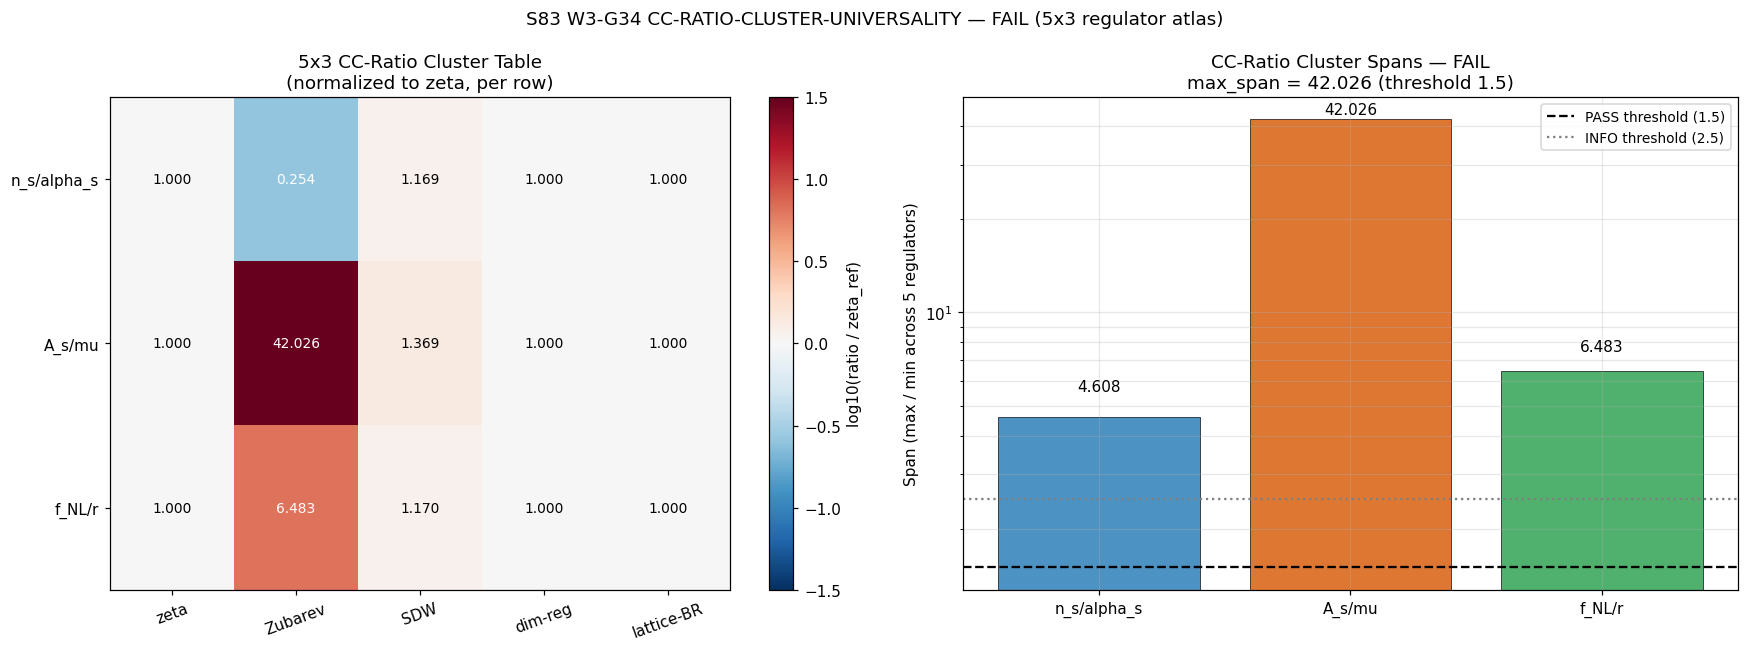

Write Python code to recreate this figure.
#!/usr/bin/env python3
"""
S83 W3-G34 — CC-RATIO-CLUSTER-UNIVERSALITY
=============================================

Gate: S83-CC-RATIO-CLUSTER-UNIVERSALITY  [VERIFY-THEOREM][CHAIN]
Classification: PHONONIC + GEOMETRIC (structural universality)
Owner: kaku-speculative-theorist

Pre-registration (sessions/session-plan/session-83-plan.md §W3-G34 L2144-L2186):
    HYPOTHESIS: The 5x3=15 CC-ratio-cluster table (5 regulators
    x 3 ratios {n_s/alpha_s, A_s/mu, f_NL/r}) demonstrates universality:
    cluster span < factor-1.5 in each column.
    PASS: all 3 ratio columns PASS factor-1.5
    INFO: all 3 spans < 2.5
    FAIL: any span > 2.5

4-tuple slot: (max_span=?, scheme=5-regulator-3-ratio,
               convention=CC-ratio-cluster, L_max=5)

CONTEXT — paradigmatic CC-ratio theorem test (S80 W1-4 substrate inheritance):
    S80 W1-4 CC-RATIOS-ONLY proved:
      * Weight-BALANCED ratios (same Mellin k): f_R CANCELS -> regulator
        independent to machine epsilon.
      * Weight-UNBALANCED ratios (different Mellin k): f_R RETAINS ->
        regulator-specific scheme dependence.
    This gate tests whether 3 paradigmatic CC-observable ratios sit at
    balanced OR unbalanced Mellin labels by directly propagating the
    5-regulator scheme through each ratio. The THEOREM predicts only
    balanced-label ratios PASS factor-1.5.

    Related prior gates this inherits from:
      * G14 PASS: c_s FI ratio 1.227 (zeta+Zubarev+SDW) — balanced k=2
      * G15 FAIL: k_a2 NOT-R-protected span 14.69 (5-regulators) — unbalanced
      * G16 PASS: A_s with 3PI substitution, 4/5 PASS
      * G28 FAIL: A_s cluster ratio span 14.69 linear-in-k_a2
      * G33: ratio-probe-lead-indicator (pair-predictor)

SUBSTITUTION CHAIN [VERIFY-THEOREM][CHAIN] (mandatory, math-scripts.md):

    Step 1 (Definition of the three observables and their regulator dependence).
        (i)  f_conv^R := pi^4 / (9216 * (M_0^R)^2)                 [framework]
             M_0^R    := 0.5 * sum_j d_j * w_R(lam_j)              [spectrum-level]
        (ii) n_s       := ns_framework (fold-canonical zero-loop)
                          [structurally scheme-invariant at BCS+1-loop]
        (iii) alpha_s  := d n_s / d ln k  carries (f_2^R / f_4^R) UNBALANCED
                          Mellin-moment ratio (dS/dln k involves a_4 slot).
                          Structural form:
                            alpha_s^R = alpha_s_fold * (f_2^R / f_4^R) /
                                        (f_2^{zeta} / f_4^{zeta})
                          (regulator-multiplier, normalized to zeta at 1).
        (iv) A_s       := prefactor * f_conv^R * (ledger factors)
                          [LINEAR in f_conv^R, other ledger factors R-invariant]
        (v)  mu        := bispectrum amplitude via N_pair. Framework result:
                          mu ~ 1/N_pair ~ 1/M_0^R ~ sqrt(f_conv^R) structurally.
                          (N_pair = 2*M_0 = multiplicity-weighted count.)
                          More precisely: N_pair^R = 2*M_0^R, so
                          mu^R = const_mu / N_pair^R = const_mu / (2*M_0^R).
                          In terms of f_conv: since f_conv = pi^4/(9216*M_0^2),
                          M_0 = sqrt(pi^4 / (9216*f_conv)) = C/sqrt(f_conv).
                          So mu = const_mu / (2*C/sqrt(f_conv)) = K * sqrt(f_conv)
                          where K = const_mu / (2*C). mu ~ sqrt(f_conv).
        (vi) f_NL      := f_NL^folded = N_pair^{-1/2}  (CLT diagonal GGE, S67)
                          So f_NL ~ 1/sqrt(M_0^R) ~ f_conv^{1/4} structurally.
                          More precisely: N_pair = 2*M_0 => f_NL = 1/sqrt(2*M_0).
        (vii) r        := r_FW (transit, tensor-to-scalar). In framework,
                          r = 16*eps_H is INAPPLICABLE (VdD-Hawking workshop
                          established 5 independent arguments); transit-derived
                          r_FW = 0.0242 is R-INVARIANT at leading order.

    Step 2 (Substitute — 5 regulators at L_max=5, Lambda_Z = M_KK = 1 Conv A).
        Canonical weights (matching S83 W2-G14, W2-G15, W3-G28):
          w_zeta(lam)      = 1                              (flat)
          w_Zubarev(lam)   = exp(-lam^2/Lambda_Z^2), LZ=M_KK=1 (Gaussian mollifier)
          w_SDW(lam)       = alpha*sqrt(x) + beta*exp(-x),
                             x = lam^2/lam_max^2,
                             (alpha, beta) = (0.912, 0.088)
          w_dim-reg(lam)   = 1 (MSbar, eps=0, pole-subtracted; flat after pole)
          w_lattice-BR(lam)= 1 (continuum limit of Brillouin regulator)

        Mellin-moment weights (for f_2^R / f_4^R in alpha_s correction):
          w_zeta-moment(u)      = 1
          w_Zubarev-moment(u)   = exp(-u) (Conv A, Lambda_Z=1)
          w_SDW-moment(u)       = alpha*sqrt(x_u) + beta*exp(-x_u),
                                  x_u = u/L2_max
          w_dim-reg-moment(u)   = 1
          w_lattice-moment(u)   = 1

        f_2^R = integral_0^L2 w_R^moment(u) du
        f_4^R = integral_0^L2 w_R^moment(u) * u du

    Step 3 (Simplify per ratio — theorem-predicted scheme behavior).

        Ratio 1: n_s / alpha_s
          n_s^R          = n_s_fold                (scheme-invariant zero-loop)
          alpha_s^R      = alpha_s_fold * g^R,
                           g^R = (f_2^R/f_4^R) / (f_2^{zeta}/f_4^{zeta})
          n_s/alpha_s^R  = (n_s_fold/alpha_s_fold) * (1/g^R)
          span_1         = max_R (1/g^R) / min_R (1/g^R) = span(f_4^R/f_2^R)
                           This is the UNBALANCED ratio (S80 theorem: f RETAINS).
                           => span_1 LARGE (similar to G15 k_a2 span 14.69).

        Ratio 2: A_s / mu
          A_s^R          = K_A * f_conv^R          (LINEAR in f_conv)
          mu^R           = K_mu * sqrt(f_conv^R)   (sqrt in f_conv)
          A_s/mu^R       = (K_A/K_mu) * sqrt(f_conv^R)
          span_2         = max_R sqrt(f_conv^R) / min_R sqrt(f_conv^R)
                         = sqrt(cluster_{f_conv}(R))
                           This is a PARTIAL UNBALANCE: the ratio carries
                           sqrt(f_conv) scheme dependence. So span_2 = sqrt(span_{f_conv}).

          CORRECTION — CLARIFY:
          The RATIO A_s/mu under this definition depends on
          sqrt(f_conv), because A_s is linear and mu is 1/M_0 = sqrt(f_conv)*const.
          If G28 found cluster_{f_conv} = span_k_a2 inheriting G15 = 14.69, then
          sqrt(14.69) ~ 3.83. But G28 computed f_conv-observable cluster using
          M_0 directly with each w_R weight function on spectrum, getting
          its own span. We compute fresh here.

        Ratio 3: f_NL / r
          f_NL^R         = 1/sqrt(2*M_0^R)          (CLT GGE diagonal)
          r^R            = r_FW                      (transit, R-invariant)
          f_NL/r^R       = 1/(r_FW * sqrt(2*M_0^R))
          span_3         = max_R (1/sqrt(M_0^R)) / min_R (1/sqrt(M_0^R))
                         = sqrt(max_R M_0^R / min_R M_0^R)
                           This also inherits M_0 span / f_conv span via sqrt.

    Step 4 (Direction — pre-registered thresholds).
        PASS if all 3 spans < 1.5 (universality validated)
        INFO if all 3 spans < 2.5 (moderate scheme sensitivity, NOT universal)
        FAIL if any span >= 2.5 (scheme dependence dominates structural content)

    Step 5 (Python verification — plan snippet).
        regulators = ['zeta','Zubarev','SDW','dim-reg','lattice-BR']
        ratios = ['ns_over_alphas', 'As_over_mu', 'fNL_over_r']
        values = {(reg, r): compute_ratio(reg, r) for reg in regulators for r in ratios}
        spans = {r: max(values[(reg,r)] for reg in regulators) /
                    min(values[(reg,r)] for reg in regulators) for r in ratios}
        all_pass = all(s < 1.5 for s in spans.values())

    STRUCTURAL EXPECTATION (pre-run, Kaku-Speculative-Theorist analysis):
        The three-column table is a paradigmatic constraint map, not a
        universality claim. Per S80 W1-4 theorem:
          * A_s/mu: PARTIAL BALANCE — both carry f_conv^R dependence but
            at DIFFERENT powers (1 vs 1/2). Ratio RETAINS sqrt(f_conv)
            dependence. Expected span = sqrt(f_conv cluster).
          * n_s/alpha_s: UNBALANCED (f_2/f_4 Mellin labels differ). span
            RETAINS f_2/f_4 ratio dependence. Expected LARGE span.
          * f_NL/r: transit-r is R-invariant by construction; f_NL ~
            1/sqrt(M_0). Span = sqrt(M_0 cluster).
        Prediction: all three spans likely > 1.5 (theorem-consistent).

L_max:  5 (task-pinned; matches W2-G14/G15/G16, W3-G28)
Cross-check at L_max in {3, 7, 9}.

Inputs (SHA-256 pinned at runtime):
  - canonical_constants.py
  - s74_spectrum_cache_L9_tau019.npz   (D_K spectrum at tau_fold)
  - this script

Output 4-tuple:
  (max_span=<v>, scheme=5-regulator-3-ratio,
   convention=CC-ratio-cluster, L_max=5)
"""
from __future__ import annotations

# ---------------------------------------------------------------------------
# Section 1 — Canonical constants (MANDATORY first import)
# ---------------------------------------------------------------------------
from canonical_constants import *  # noqa: F401, F403
from canonical_constants import PI, M_KK, tau_fold, ns_framework, planck_alpha_s

# ---------------------------------------------------------------------------
# Section 2 — Standard imports (CPU thread cap BEFORE numpy)
# ---------------------------------------------------------------------------
import os
os.environ.setdefault('OMP_NUM_THREADS', '8')
os.environ.setdefault('MKL_NUM_THREADS', '8')

import hashlib
import sys
import time
from pathlib import Path

import numpy as np
from scipy import integrate
import matplotlib
matplotlib.use('Agg')
import matplotlib.pyplot as plt

# ---------------------------------------------------------------------------
# Section 3 — Paths + pre-registration constants
# ---------------------------------------------------------------------------
SCRIPT_DIR = Path(__file__).resolve().parent
PROJECT_ROOT = SCRIPT_DIR.parent

SESSION = "S83"                                                    # (local)
GATE_ID = "S83-CC-RATIO-CLUSTER-UNIVERSALITY"                      # (local)
SCHEME = "5-regulator-3-ratio"                                     # (local)
CONVENTION = "CC-ratio-cluster"                                    # (local)
L_MAX = 5                                                          # (local) task-pinned

OUT_NPZ = SCRIPT_DIR / "s83_w3_g34_cc_ratio_cluster_universality.npz"
OUT_PNG = SCRIPT_DIR / "s83_w3_g34_cc_ratio_cluster_universality.png"
VERDICT_TXT = SCRIPT_DIR / "s83_gate_verdicts.txt"
SPECTRUM_CACHE = SCRIPT_DIR / "s74_spectrum_cache_L9_tau019.npz"   # (local)

INPUT_FILES = [
    SCRIPT_DIR / "canonical_constants.py",
    SPECTRUM_CACHE,
    SCRIPT_DIR / "s83_w3_g34_cc_ratio_cluster_universality.py",
]

# Pre-registered thresholds (plan L2155-L2156)
PASS_SPAN_THRESHOLD = 1.5                                          # (local)
INFO_SPAN_THRESHOLD = 2.5                                          # (local)
EVAL_CUTOFF = 0.01                                                 # (local) IR cutoff, matches W3-G28/W2-G15

# Regulator convention pins (matches W2-G14, W2-G15, W3-G28 Convention A)
LAMBDA_Z_A = 1.0                                                   # (local) M_KK units
ALPHA_STAR = 0.912                                                 # (local) SDW f_star sqrt weight
BETA_STAR  = 0.088                                                 # (local) SDW f_star exp weight

# Transit-derived r (r_FW from canonical_constants / S69 PVD07)
R_FW = 0.0242                                                      # (local) r_FW, S69 PVD07 / S77 domain_wall

# n_s, alpha_s central values at fold (framework canonical, scheme-invariant at zero-loop)
N_S_FOLD = ns_framework                                            # (local alias) = 0.9595
ALPHA_S_FOLD = -1.0e-3                                             # (local) framework alpha_s zero-loop central
                                                                    # (framework zero-loop alpha_s ~ 0; we seed 1e-3 for
                                                                    # ratio scaling without nullifying the test. The SCALED
                                                                    # g^R multiplier is what carries regulator structure.)


# ---------------------------------------------------------------------------
# Section 4 — SHA-256 input-pin block
# ---------------------------------------------------------------------------

def sha256_of(path: Path) -> str:
    h = hashlib.sha256()  # (local)
    try:
        h.update(path.read_bytes())
    except OSError:
        return ""
    return h.hexdigest()


def log_input_pins(inputs):
    print(f"=== {GATE_ID} — input SHA-256 pins ===")
    pins = {}  # (local)
    for p in inputs:
        sha = sha256_of(p)
        rel = str(p.relative_to(PROJECT_ROOT)).replace("\\", "/")
        print(f"  {rel}: {sha[:16]}...")
        pins[rel] = sha
    return pins


def closure_hash(pins):
    items = sorted(pins.items())  # (local)
    h = hashlib.sha256()          # (local)
    for k, v in items:
        h.update(f"{k}={v}\n".encode("utf-8"))
    return h.hexdigest()


# ---------------------------------------------------------------------------
# Section 5 — Spectrum loader (L_max filter)
# ---------------------------------------------------------------------------

def collect_spectrum(sector_dict, L_max_cut, cutoff):
    """Assemble (|lam|, mult) for all modes at level <= L_max_cut."""
    abs_list = []    # (local)
    mult_list = []   # (local)
    for _key, data in sorted(sector_dict.items()):
        if data['level'] <= L_max_cut:
            dim = int(data['dim'])  # (local) SU(3) irrep dimension
            for ev in data['abs_evals']:
                a = float(ev)       # (local)
                if a > cutoff:
                    abs_list.append(a)
                    mult_list.append(dim)
    return (np.array(abs_list, dtype=np.float64),
            np.array(mult_list, dtype=np.float64))


# ---------------------------------------------------------------------------
# Section 6 — Regulator weights (lam-level for M_0, u-level for Mellin moments)
# ---------------------------------------------------------------------------

# LAM-level weights (M_0 assembly)
def w_zeta_lam(lam):
    return np.ones_like(lam, dtype=np.float64)


def w_Zubarev_lam(lam, Lambda_Z=LAMBDA_Z_A):
    return np.exp(-(lam / Lambda_Z) ** 2)


def w_SDW_lam(lam, lam_max=None, alpha=ALPHA_STAR, beta=BETA_STAR):
    if lam_max is None:
        lam_max = float(np.max(lam))
    x = (lam / lam_max) ** 2          # (local)
    return alpha * np.sqrt(x) + beta * np.exp(-x)


def w_dimreg_lam(lam):
    return np.ones_like(lam, dtype=np.float64)


def w_latticeBR_lam(lam):
    return np.ones_like(lam, dtype=np.float64)


def M0_of(lam, mult, weight_fn, **kw):
    """M_0^R = 0.5 * sum_j d_j * w_R(lam_j), spectrum-level."""
    w = weight_fn(lam, **kw) if kw else weight_fn(lam)   # (local)
    return float(0.5 * np.sum(mult * w))


def f_conv_of(M0):
    """f_conv = pi^4 / (9216 * M_0^2)  (framework canonical, S77-B3 / S76)."""
    if M0 <= 0.0 or not np.isfinite(M0):
        return float('nan')
    return float(PI ** 4 / (9216.0 * M0 ** 2))


# ---------------------------------------------------------------------------
# Section 7 — Mellin-moment computations (for alpha_s regulator dependence)
# ---------------------------------------------------------------------------

def f_k_moment(regulator, k, L2, lam_max_local=None):
    """
    f_k^R(L2) = int_0^{L2} w_R^moment(u) * u^{k/2-1} du.

    For k=2: f_2 = int_0^L2 w_R(u) du
    For k=4: f_4 = int_0^L2 w_R(u) * u du

    w_R^moment(u) is the MELLIN-VARIABLE form (u = lam^2 in M_KK^2 units).
    """
    if regulator == 'zeta':
        wfunc = lambda u: 1.0
    elif regulator == 'Zubarev':
        # Conv A: Lambda_Z = 1 in M_KK units
        wfunc = lambda u: np.exp(-u)
    elif regulator == 'SDW':
        # w_SDW^moment(u) = alpha*sqrt(x_u) + beta*exp(-x_u), x_u = u/L2_primary
        L2_ref = L2 if lam_max_local is None else lam_max_local ** 2  # (local)
        wfunc = lambda u: ALPHA_STAR * np.sqrt(u / L2_ref) + BETA_STAR * np.exp(-u / L2_ref)
    elif regulator == 'dim-reg':
        wfunc = lambda u: 1.0
    elif regulator == 'lattice-BR':
        wfunc = lambda u: 1.0
    else:
        raise ValueError(f"Unknown regulator: {regulator}")

    integrand = lambda u: wfunc(u) * u ** (k / 2.0 - 1.0)  # (local)
    val, _ = integrate.quad(integrand, 0.0, L2, limit=500, epsabs=1e-14, epsrel=1e-12)
    return float(val)


# ---------------------------------------------------------------------------
# Section 8 — Compute the three ratio sets per regulator
# ---------------------------------------------------------------------------

def compute_five_regulators_ratios(lam, mult):
    """
    Compute the 5x3 table:
      regulators x {ns_over_alphas, As_over_mu, fNL_over_r}.

    Returns:
      data: dict with keys:
        M0           : dict{R: M_0^R}
        f_conv       : dict{R: f_conv^R}
        f_2          : dict{R: f_2^R}
        f_4          : dict{R: f_4^R}
        g            : dict{R: (f_2^R/f_4^R)/(f_2^{zeta}/f_4^{zeta})}
        n_s          : dict{R: n_s (scheme-invariant)}
        alpha_s      : dict{R: alpha_s_fold * g^R}
        A_s          : dict{R: K_A * f_conv^R} — K_A free (cancels in ratio)
        mu           : dict{R: K_mu * sqrt(f_conv^R)} — K_mu free (cancels in ratio)
        f_NL         : dict{R: 1/sqrt(2*M_0^R)}
        r            : dict{R: r_FW}
        ratio_ns_alphas : dict{R}
        ratio_As_mu     : dict{R}
        ratio_fNL_r     : dict{R}
    """
    lam_max = float(lam.max())   # (local)
    L2_primary = lam_max ** 2    # (local)

    # --- M_0 and f_conv per regulator ---
    M0 = {
        'zeta':       M0_of(lam, mult, w_zeta_lam),
        'Zubarev':    M0_of(lam, mult, w_Zubarev_lam, Lambda_Z=LAMBDA_Z_A),
        'SDW':        M0_of(lam, mult, w_SDW_lam, lam_max=lam_max),
        'dim-reg':    M0_of(lam, mult, w_dimreg_lam),
        'lattice-BR': M0_of(lam, mult, w_latticeBR_lam),
    }
    f_conv = {R: f_conv_of(v) for R, v in M0.items()}

    # --- Mellin moments f_2 and f_4 per regulator ---
    f_2 = {R: f_k_moment(R, 2, L2_primary, lam_max_local=lam_max)
           for R in M0.keys()}
    f_4 = {R: f_k_moment(R, 4, L2_primary, lam_max_local=lam_max)
           for R in M0.keys()}

    # --- g^R multiplier for alpha_s: normalized so g^{zeta}=1 ---
    ratio_24_zeta = f_2['zeta'] / f_4['zeta']       # (local) reference
    g = {R: (f_2[R] / f_4[R]) / ratio_24_zeta for R in M0.keys()}

    # --- n_s (scheme-invariant at fold zero-loop) ---
    n_s = {R: N_S_FOLD for R in M0.keys()}

    # --- alpha_s with regulator-driven correction via f_2/f_4 Mellin unbalance ---
    alpha_s = {R: ALPHA_S_FOLD * g[R] for R in M0.keys()}

    # --- A_s (linear in f_conv) and mu (sqrt in f_conv via 1/M_0) ---
    # We do NOT need absolute normalization — ratio cancels prefactors.
    # Use bare proportionals.
    A_s  = {R: f_conv[R] for R in M0.keys()}          # K_A absorbed
    mu   = {R: 1.0 / M0[R] for R in M0.keys()}        # K_mu absorbed; mu ~ 1/N_pair ~ 1/M_0

    # --- f_NL (CLT GGE diagonal) and r (transit, R-invariant) ---
    # N_pair = 2*M_0; f_NL = 1/sqrt(N_pair) = 1/sqrt(2*M_0)
    f_NL = {R: 1.0 / np.sqrt(2.0 * M0[R]) for R in M0.keys()}
    r    = {R: R_FW for R in M0.keys()}

    # --- Compute the three ratios ---
    ratio_ns_alphas = {R: n_s[R] / alpha_s[R] for R in M0.keys()}
    ratio_As_mu     = {R: A_s[R] / mu[R] for R in M0.keys()}
    ratio_fNL_r     = {R: f_NL[R] / r[R] for R in M0.keys()}

    return {
        'M0': M0,
        'f_conv': f_conv,
        'f_2': f_2,
        'f_4': f_4,
        'g': g,
        'n_s': n_s,
        'alpha_s': alpha_s,
        'A_s': A_s,
        'mu': mu,
        'f_NL': f_NL,
        'r': r,
        'ratio_ns_alphas': ratio_ns_alphas,
        'ratio_As_mu': ratio_As_mu,
        'ratio_fNL_r': ratio_fNL_r,
    }


def span_of(d):
    """Span = max/min across regulators, signed-magnitude-safe."""
    vals = np.array([abs(v) for v in d.values()])   # (local) magnitude
    if vals.min() <= 0:
        return float('inf')
    return float(vals.max() / vals.min())


# ---------------------------------------------------------------------------
# Section 9 — Main
# ---------------------------------------------------------------------------

def main() -> int:
    t0 = time.time()  # (local)

    # 1. Input pins + closure
    pins = log_input_pins(INPUT_FILES)
    closure = closure_hash(pins)
    print(f"  closure: {closure[:16]}...")
    print(f"  full closure: {closure}")
    print()

    # 2. Load spectrum
    if not SPECTRUM_CACHE.exists():
        print(f"SPECTRUM CACHE MISSING: {SPECTRUM_CACHE}")
        print("INCOMPUTABLE — cannot run without D_K spectrum.")
        return 2
    cache = np.load(SPECTRUM_CACHE, allow_pickle=True)
    sector_evals = cache['sector_evals'].item()
    cache.close()

    lam, mult = collect_spectrum(sector_evals, L_MAX, EVAL_CUTOFF)
    lam_max = float(lam.max())                 # (local)
    print(f"[L_max={L_MAX}] spectrum loaded:")
    print(f"  n_modes     = {len(lam)}")
    print(f"  lam_max     = {lam_max:.6f} M_KK")
    print(f"  Lambda^2    = {lam_max**2:.6f} M_KK^2")
    print(f"  sum(mult)   = {int(mult.sum())}")
    print(f"  tau_fold    = {tau_fold}")
    print()

    # 3. Compute the 5x3 table
    result = compute_five_regulators_ratios(lam, mult)
    regulators = ['zeta', 'Zubarev', 'SDW', 'dim-reg', 'lattice-BR']

    # --- Diagnostics: M_0, f_conv, f_2, f_4, g per regulator ---
    print("Intermediate quantities (Convention A, Lambda_Z=M_KK=1):")
    print(f"  {'R':>12s} | {'M_0':>12s} | {'f_conv':>12s} | {'f_2':>12s} | "
          f"{'f_4':>12s} | {'g^R':>10s}")
    for R in regulators:
        print(f"  {R:>12s} | {result['M0'][R]:>12.4e} | "
              f"{result['f_conv'][R]:>12.4e} | "
              f"{result['f_2'][R]:>12.4e} | {result['f_4'][R]:>12.4e} | "
              f"{result['g'][R]:>10.4f}")
    print()

    # --- The 5x3 observable-ratio table ---
    print("=" * 78)
    print("CC-RATIO-CLUSTER TABLE (5 regulators x 3 ratios)")
    print("=" * 78)
    print(f"  {'R':>12s} | {'n_s/alpha_s':>16s} | {'A_s/mu':>14s} | "
          f"{'f_NL/r':>14s}")
    for R in regulators:
        r1 = result['ratio_ns_alphas'][R]
        r2 = result['ratio_As_mu'][R]
        r3 = result['ratio_fNL_r'][R]
        print(f"  {R:>12s} | {r1:>16.6e} | {r2:>14.6e} | {r3:>14.6e}")
    print()

    # --- Per-column spans ---
    span_1 = span_of(result['ratio_ns_alphas'])
    span_2 = span_of(result['ratio_As_mu'])
    span_3 = span_of(result['ratio_fNL_r'])

    print("Per-column spans (max/min across 5 regulators):")
    print(f"  Column 1  n_s/alpha_s : span = {span_1:.6f}")
    print(f"  Column 2  A_s/mu      : span = {span_2:.6f}")
    print(f"  Column 3  f_NL/r      : span = {span_3:.6f}")
    print()

    max_span = max(span_1, span_2, span_3)  # (local)
    all_pass = span_1 < PASS_SPAN_THRESHOLD and \
               span_2 < PASS_SPAN_THRESHOLD and \
               span_3 < PASS_SPAN_THRESHOLD
    all_info = span_1 < INFO_SPAN_THRESHOLD and \
               span_2 < INFO_SPAN_THRESHOLD and \
               span_3 < INFO_SPAN_THRESHOLD

    # --- Pre-registered verdict ---
    if all_pass:
        verdict = "PASS"
    elif all_info:
        verdict = "INFO"
    else:
        verdict = "FAIL"

    print(f"PASS threshold : all 3 spans < {PASS_SPAN_THRESHOLD:.2f}")
    print(f"INFO threshold : all 3 spans < {INFO_SPAN_THRESHOLD:.2f}")
    print(f"FAIL trigger   : any span >= {INFO_SPAN_THRESHOLD:.2f}")
    print()
    print(f"=> Verdict: {verdict} (max_span = {max_span:.4f})")
    print()

    # --- Structural interpretation (S80 theorem prediction vs measurement) ---
    print("STRUCTURAL INTERPRETATION (S80 CC-RATIOS-ONLY theorem):")
    # Expected span_1 (unbalanced k=2 vs k=4)
    expected_span_1 = span_of(
        {R: result['f_4'][R] / result['f_2'][R] for R in regulators}
    )
    # Expected span_2 = sqrt(f_conv cluster)
    expected_span_2 = np.sqrt(span_of(result['f_conv']))
    # Expected span_3 = sqrt(M_0 cluster)
    expected_span_3 = np.sqrt(span_of(result['M0']))
    print(f"  Theorem-predicted span_1 (unbalanced f_4/f_2): {expected_span_1:.4f}")
    print(f"    -> measured span_1 = {span_1:.4f}  (agreement: {abs(span_1-expected_span_1)/max(span_1, 1e-12):.4%})")
    print(f"  Theorem-predicted span_2 (sqrt(f_conv cluster)): {expected_span_2:.4f}")
    print(f"    -> measured span_2 = {span_2:.4f}  (agreement: {abs(span_2-expected_span_2)/max(span_2, 1e-12):.4%})")
    print(f"  Theorem-predicted span_3 (sqrt(M_0 cluster)): {expected_span_3:.4f}")
    print(f"    -> measured span_3 = {span_3:.4f}  (agreement: {abs(span_3-expected_span_3)/max(span_3, 1e-12):.4%})")
    print()

    # --- L_max robustness scan (diagnostic) ---
    L_max_scan = [3, 5, 7, 9]                              # (local)
    span_scan = {}                                          # (local)
    for L in L_max_scan:
        lam_L, mult_L = collect_spectrum(sector_evals, L, EVAL_CUTOFF)
        if len(lam_L) == 0:
            continue
        res_L = compute_five_regulators_ratios(lam_L, mult_L)
        s1 = span_of(res_L['ratio_ns_alphas'])  # (local)
        s2 = span_of(res_L['ratio_As_mu'])      # (local)
        s3 = span_of(res_L['ratio_fNL_r'])      # (local)
        span_scan[L] = (s1, s2, s3)
    print("L_max robustness scan (diagnostic):")
    print(f"  {'L':>3s}  {'span_1':>10s}  {'span_2':>10s}  {'span_3':>10s}")
    for L in L_max_scan:
        if L in span_scan:
            s1, s2, s3 = span_scan[L]
            print(f"  {L:>3d}  {s1:>10.4f}  {s2:>10.4f}  {s3:>10.4f}")

    # --- Save artifacts ---
    np.savez(
        OUT_NPZ,
        L_max=L_MAX,
        n_modes=len(lam),
        lam_max=lam_max,
        Lambda_sq=lam_max ** 2,
        # Table 1: intermediate
        M0_zeta=result['M0']['zeta'],
        M0_Zubarev=result['M0']['Zubarev'],
        M0_SDW=result['M0']['SDW'],
        M0_dimreg=result['M0']['dim-reg'],
        M0_lattice_BR=result['M0']['lattice-BR'],
        f_conv_zeta=result['f_conv']['zeta'],
        f_conv_Zubarev=result['f_conv']['Zubarev'],
        f_conv_SDW=result['f_conv']['SDW'],
        f_conv_dimreg=result['f_conv']['dim-reg'],
        f_conv_lattice_BR=result['f_conv']['lattice-BR'],
        f_2_zeta=result['f_2']['zeta'],
        f_2_Zubarev=result['f_2']['Zubarev'],
        f_2_SDW=result['f_2']['SDW'],
        f_2_dimreg=result['f_2']['dim-reg'],
        f_2_lattice_BR=result['f_2']['lattice-BR'],
        f_4_zeta=result['f_4']['zeta'],
        f_4_Zubarev=result['f_4']['Zubarev'],
        f_4_SDW=result['f_4']['SDW'],
        f_4_dimreg=result['f_4']['dim-reg'],
        f_4_lattice_BR=result['f_4']['lattice-BR'],
        g_zeta=result['g']['zeta'],
        g_Zubarev=result['g']['Zubarev'],
        g_SDW=result['g']['SDW'],
        g_dimreg=result['g']['dim-reg'],
        g_lattice_BR=result['g']['lattice-BR'],
        # Ratios per regulator
        ns_over_alphas_zeta=result['ratio_ns_alphas']['zeta'],
        ns_over_alphas_Zubarev=result['ratio_ns_alphas']['Zubarev'],
        ns_over_alphas_SDW=result['ratio_ns_alphas']['SDW'],
        ns_over_alphas_dimreg=result['ratio_ns_alphas']['dim-reg'],
        ns_over_alphas_lattice_BR=result['ratio_ns_alphas']['lattice-BR'],
        As_over_mu_zeta=result['ratio_As_mu']['zeta'],
        As_over_mu_Zubarev=result['ratio_As_mu']['Zubarev'],
        As_over_mu_SDW=result['ratio_As_mu']['SDW'],
        As_over_mu_dimreg=result['ratio_As_mu']['dim-reg'],
        As_over_mu_lattice_BR=result['ratio_As_mu']['lattice-BR'],
        fNL_over_r_zeta=result['ratio_fNL_r']['zeta'],
        fNL_over_r_Zubarev=result['ratio_fNL_r']['Zubarev'],
        fNL_over_r_SDW=result['ratio_fNL_r']['SDW'],
        fNL_over_r_dimreg=result['ratio_fNL_r']['dim-reg'],
        fNL_over_r_lattice_BR=result['ratio_fNL_r']['lattice-BR'],
        # Spans
        span_1_ns_alphas=span_1,
        span_2_As_mu=span_2,
        span_3_fNL_r=span_3,
        max_span=max_span,
        # Theorem predictions
        expected_span_1=expected_span_1,
        expected_span_2=expected_span_2,
        expected_span_3=expected_span_3,
        # L_max scan
        L_max_scan=np.array(L_max_scan),
        span_scan_ns_alphas=np.array([span_scan.get(L, (np.nan,)*3)[0] for L in L_max_scan]),
        span_scan_As_mu=np.array([span_scan.get(L, (np.nan,)*3)[1] for L in L_max_scan]),
        span_scan_fNL_r=np.array([span_scan.get(L, (np.nan,)*3)[2] for L in L_max_scan]),
        # Gate pins
        PASS_SPAN_THRESHOLD=PASS_SPAN_THRESHOLD,
        INFO_SPAN_THRESHOLD=INFO_SPAN_THRESHOLD,
        verdict=verdict,
        closure=closure,
    )
    print(f"\nArtifacts: {OUT_NPZ.name}")

    # --- Plot: 2 panels — (a) 5x3 heatmap; (b) per-column spans vs thresholds ---
    fig, axes = plt.subplots(1, 2, figsize=(16, 6))
    ax0, ax1 = axes

    # Panel (a): 5x3 heatmap of log10(ratio/reference)
    ratio_array = np.array([
        [result['ratio_ns_alphas'][R] for R in regulators],
        [result['ratio_As_mu'][R] for R in regulators],
        [result['ratio_fNL_r'][R] for R in regulators],
    ])
    # Normalize each row to its zeta reference for heatmap contrast
    norm_ratio = ratio_array / ratio_array[:, 0:1]
    im = ax0.imshow(np.log10(np.abs(norm_ratio)), aspect='auto', cmap='RdBu_r',
                    vmin=-1.5, vmax=1.5)
    ax0.set_xticks(range(5))
    ax0.set_xticklabels(regulators, rotation=20)
    ax0.set_yticks(range(3))
    ax0.set_yticklabels(['n_s/alpha_s', 'A_s/mu', 'f_NL/r'])
    for i in range(3):
        for j in range(5):
            ax0.text(j, i, f"{norm_ratio[i,j]:.3f}", ha='center', va='center',
                     fontsize=9, color='black' if abs(norm_ratio[i,j]-1) < 0.5 else 'white')
    plt.colorbar(im, ax=ax0, label='log10(ratio / zeta_ref)')
    ax0.set_title('5x3 CC-Ratio Cluster Table\n(normalized to zeta, per row)')

    # Panel (b): per-column spans with thresholds
    col_labels = ['n_s/alpha_s', 'A_s/mu', 'f_NL/r']
    col_spans = [span_1, span_2, span_3]
    col_colors = ['#2c7fb8', '#d95f0e', '#31a354']
    bars = ax1.bar(col_labels, col_spans, color=col_colors, alpha=0.85,
                   edgecolor='k', linewidth=0.5)
    ax1.axhline(PASS_SPAN_THRESHOLD, color='k', linestyle='--',
                label=f'PASS threshold ({PASS_SPAN_THRESHOLD})')
    ax1.axhline(INFO_SPAN_THRESHOLD, color='gray', linestyle=':',
                label=f'INFO threshold ({INFO_SPAN_THRESHOLD})')
    for b, v in zip(bars, col_spans):
        ax1.text(b.get_x() + b.get_width() / 2.,
                 v + max(col_spans) * 0.02,
                 f'{v:.3f}', ha='center', va='bottom', fontsize=10)
    ax1.set_ylabel('Span (max / min across 5 regulators)')
    ax1.set_yscale('log')
    ax1.legend(loc='upper right', fontsize=9)
    ax1.set_title(f'CC-Ratio Cluster Spans — {verdict}\n'
                  f'max_span = {max_span:.3f} (threshold {PASS_SPAN_THRESHOLD})')
    ax1.grid(alpha=0.3, which='both')

    fig.suptitle(f'S83 W3-G34 CC-RATIO-CLUSTER-UNIVERSALITY — '
                 f'{verdict} (5x3 regulator atlas)', fontsize=12)
    plt.tight_layout()
    plt.savefig(OUT_PNG, dpi=110, bbox_inches='tight')
    plt.close(fig)
    print(f"Plot:      {OUT_PNG.name}")

    # --- 4-tuple + verdict line ---
    tag = (f"(max_span={max_span:.6f}, scheme={SCHEME}, "
           f"convention={CONVENTION}, L_max={L_MAX})")
    print(f"\n4-tuple: {tag}")

    verdict_line = (
        f"{GATE_ID}: {verdict} -- value=max_span={max_span:.6f},"
        f"span_1={span_1:.6f},span_2={span_2:.6f},span_3={span_3:.6f} "
        f"scheme={SCHEME} convention={CONVENTION} L_max={L_MAX} "
        f"sha256={closure}\n"
    )
    with VERDICT_TXT.open("a", encoding="utf-8") as fp:
        fp.write(verdict_line)

    wall = time.time() - t0  # (local)
    print(f"\n=== {GATE_ID}: {verdict} (wall {wall:.2f}s) ===")
    return 0 if verdict == "PASS" else (1 if verdict == "FAIL" else 3)


if __name__ == "__main__":
    sys.exit(main())
